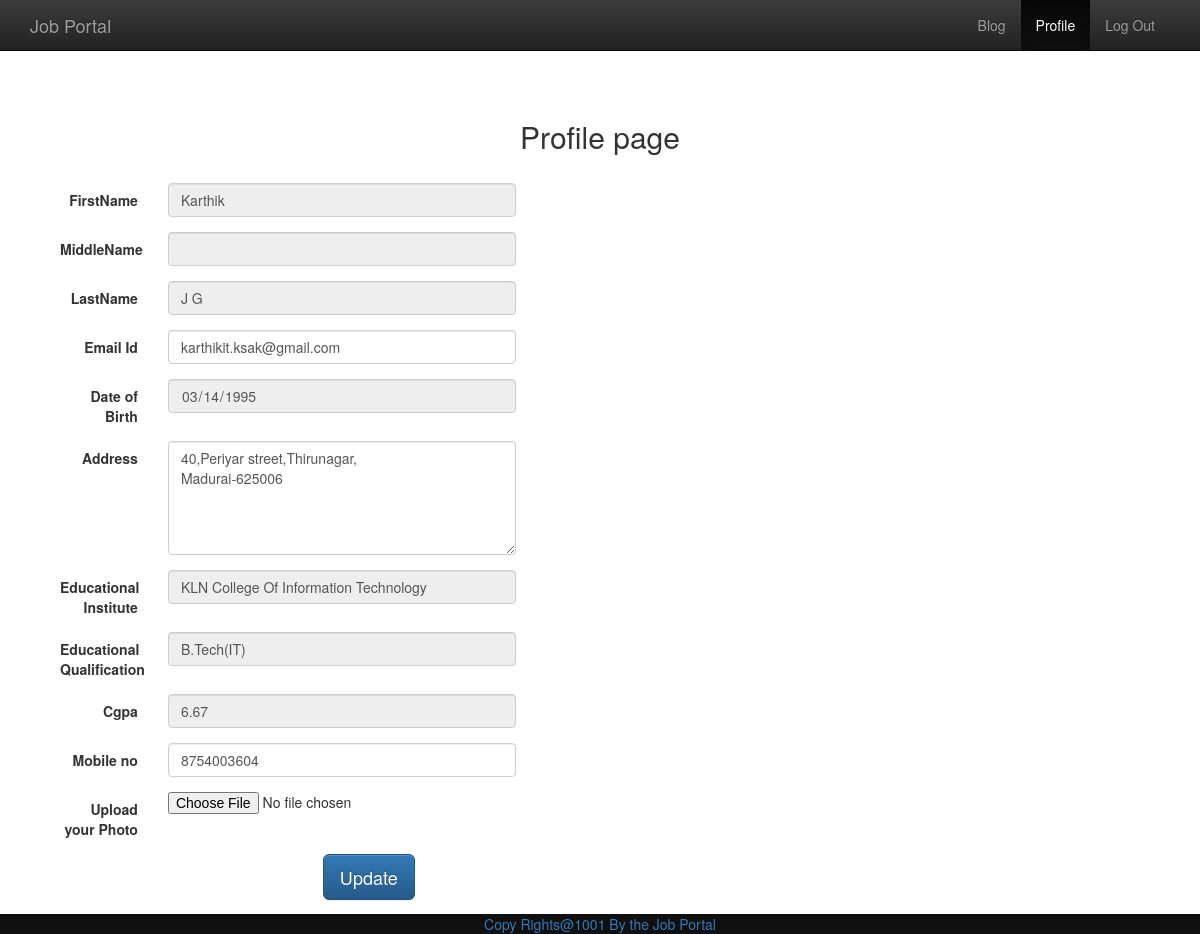
The app's page /profile.php (signed in) with its own data.
### tables this page shows
CREATE TABLE IF NOT EXISTS `user` (
  `id` int(100) NOT NULL AUTO_INCREMENT,
  `fname` varchar(200) NOT NULL,
  `mname` varchar(200) NOT NULL,
  `lname` varchar(200) NOT NULL,
  `email` varchar(200) NOT NULL,
  `pwd` varchar(200) NOT NULL,
  `dob` date NOT NULL,
  `addr` varchar(200) NOT NULL,
  `inst` varchar(200) NOT NULL,
  `coname` varchar(200) NOT NULL,
  `cgpa` float(20,2) NOT NULL,
  `mobile` varchar(100) NOT NULL,
  `gender` varchar(200) NOT NULL,
  `lang` varchar(200) NOT NULL,
  `country` varchar(100) NOT NULL,
  `cv` varchar(200) NOT NULL,
  `pic` varchar(100) NOT NULL,
  PRIMARY KEY (`id`)
);

### profile.php (the view, shortened to what this page needs)
<html>
<head>
<link rel="stylesheet" text="text/css" href="css/bootstrap.min.css">
<link rel="stylesheet" text="text/css" href="css/bootstrap-theme.min.css">
<link rel="stylesheet" text="text/css" href="css/style.css">
</head>
<body>
<nav class="navbar navbar-inverse navbar-fixed-top" id="my-navbar">
<div class="container">
<div class="nav-header logo">
<a href="index.php" class="navbar-brand pull-left">Job Portal</a>
</div>
<div class="collapse navbar-collapse menu">
<ul class="nav navbar-nav pull-right" >
<li><a href="blog.php">Blog</a></li>
<li class="active"><a href="profilepage.php">Profile</a></li>
<li><a href="alogout.php">Log Out</a></li>
</ul>
</div>
</div>
</nav>
<div class="container" style="margin-top:100px;">
<h2 class="text-center">Profile page</h2><br/>
<div class=" form-horizontal">
<div class="col-md-12">
<div class="col-md-7">
<?php
if($_SESSION['id'])
{
	$id=$_SESSION['id'];
	$ins="select * from user where id='$id'";
	$res=mysql_query($ins) or die(mysql_error());
	if($row=mysql_fetch_array($res))
	{?>
		<form action=" " method="post" enctype="multipart/form-data" >
		<div class="form-group">
		<label class="control-label col-md-2">FirstName</label>
		<div class="col-md-7">
		<input class="form-control" type="text" name="fname" value="<?php echo $row['fname'];?>" disabled>
		</div>
		</div>
		<div class="form-group">
		<label class="control-label col-md-2">MiddleName</label>
		<div class="col-md-7">
		<input class="form-control" type="text" name="mname" value="<?php echo $row['mname'];?>" disabled>
		</div>
		</div>
		<div class="form-group">
		<label class="control-label col-md-2">LastName</label>
		<div class="col-md-7">
		<input class="form-control" type="text" name="lname" value="<?php echo $row['lname'];?>" disabled>
		</div>
		</div>
		<div class="form-group">
		<label class="control-label col-md-2">Email Id</label>
		<div class="col-md-7">
		<input class="form-control" type="email" name="email" value="<?php echo $row['email'];?>">
		</div>
		</div>
		<div class="form-group">
		<label class="control-label col-md-2">Date of Birth</label>
		<div class="col-md-7">
		<input class="form-control" type="date" name="dob" value="<?php echo $row['dob'];?>" disabled>
		</div>
		</div>
		<div class="form-group">
		<label class="control-label col-md-2">Address</label>
		<div class="col-md-7">
		<textarea name="addr" class="form-control" id="name" rows="5" cols="22"><?php echo $row['addr'];?></textarea>
		</div>
		</div>
		<div class="form-group">
		<label class="control-label col-md-2">Educational Institute</label>
		<div class="col-md-7">
		<input class="form-control" type="text" name="inst" value="<?php echo $row['inst'];?>" disabled>
		</div>
		</div>
		<div class="form-group">
		<label class="control-label col-md-2">Educational Qualification</label>
		<div class="col-md-7">
		<input class="form-control" type="text" name="coname" value="<?php echo $row['coname'];?>" disabled>
		</div>
		</div>
		<div class="form-group">
		<label class="control-label col-md-2">Cgpa</label>
		<div class="col-md-7">
		<input class="form-control" type="text" name="cgpa" value="<?php echo $row['cgpa'];?>" disabled>
		</div>
		</div>
		<div class="form-group">
		<label class="control-label col-md-2">Mobile no</label>
		<div class="col-md-7">
		<input class="form-control" type="text" name="mobile" value="<?php echo $row['mobile'];?>">
		</div>
		</div>
		<div class="form-group">
		<label class="control-label col-md-2">Upload your Photo</label>
		<div class="col-md-7">
		<input type="file" name="image">
		</div>
		</div>
		<div class="text-center">
		<input type="submit" name="update" value="Update" class="btn btn-lg btn-primary">
		</div>
		</form>
<?php
	}
}
?>
</div>
</div>
</div>
</div>
<div class="footer text-center bill">
<a href="index.php">Copy Rights@1001 <span>By the Job Portal</span></a>
</div>
</body>
</html>

### css/style.css (style rules this page uses)
.bill { background-color:#101010 !important; }

### records on screen
user: fname "Karthik", lname "J G", email "karthikit.ksak@gmail.com", dob "03/14/1995", addr "40,Periyar street,Thirunagar, Madurai-625006", inst "KLN College Of Information Technology", coname "B.Tech(IT)", cgpa "6.67", mobile "8754003604"
